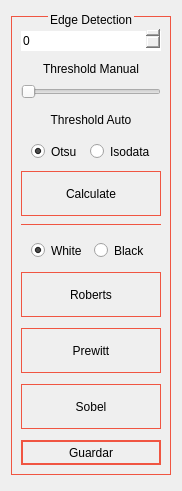
            <widget class="QWidget" name="page_2">
             <property name="geometry">
              <rect>
               <x>0</x>
               <y>0</y>
               <width>182</width>
               <height>491</height>
              </rect>
             </property>
             <attribute name="label">
              <string>High pass</string>
             </attribute>
             <layout class="QVBoxLayout" name="verticalLayout_11">
              <item>
               <widget class="QGroupBox" name="groupBox">
                <property name="styleSheet">
                 <string notr="true">border: 1px solid #F05542;margin-top:5px</string>
                </property>
                <property name="title">
                 <string>Edge Detection</string>
                </property>
                <property name="alignment">
                 <set>Qt::AlignHCenter|Qt::AlignTop</set>
                </property>
                <property name="flat">
                 <bool>false</bool>
                </property>
                <property name="checkable">
                 <bool>false</bool>
                </property>
                <layout class="QVBoxLayout" name="verticalLayout_13">
                 <property name="spacing">
                  <number>6</number>
                 </property>
                 <property name="leftMargin">
                  <number>9</number>
                 </property>
                 <property name="rightMargin">
                  <number>9</number>
                 </property>
                 <item>
                  <widget class="QSpinBox" name="threshold">
                   <property name="enabled">
                    <bool>true</bool>
                   </property>
                   <property name="minimumSize">
                    <size>
                     <width>0</width>
                     <height>25</height>
                    </size>
                   </property>
                   <property name="styleSheet">
                    <string notr="true">border:none;</string>
                   </property>
                   <property name="maximum">
                    <number>255</number>
                   </property>
                  </widget>
                 </item>
                 <item>
                  <widget class="QLabel" name="label_3">
                   <property name="styleSheet">
                    <string notr="true">border:none;</string>
                   </property>
                   <property name="text">
                    <string>Threshold Manual</string>
                   </property>
                   <property name="alignment">
                    <set>Qt::AlignCenter</set>
                   </property>
                  </widget>
                 </item>
                 <item>
                  <layout class="QHBoxLayout" name="horizontalLayout_5">
                   <property name="sizeConstraint">
                    <enum>QLayout::SetDefaultConstraint</enum>
                   </property>
                   <property name="topMargin">
                    <number>0</number>
                   </property>
                   <item>
                    <widget class="QSlider" name="horizontalSlider">
                     <property name="styleSheet">
                      <string notr="true">border:none;</string>
                     </property>
                     <property name="maximum">
                      <number>255</number>
                     </property>
                     <property name="orientation">
                      <enum>Qt::Horizontal</enum>
                     </property>
                    </widget>
                   </item>
                  </layout>
                 </item>
                 <item>
                  <widget class="QLabel" name="label_5">
                   <property name="styleSheet">
                    <string notr="true">border:none;</string>
                   </property>
                   <property name="text">
                    <string>Threshold Auto</string>
                   </property>
                   <property name="alignment">
                    <set>Qt::AlignCenter</set>
                   </property>
                  </widget>
                 </item>
                 <item>
                  <widget class="QGroupBox" name="groupBox_5">
                   <property name="styleSheet">
                    <string notr="true">border:none</string>
                   </property>
                   <property name="title">
                    <string/>
                   </property>
                   <layout class="QHBoxLayout" name="horizontalLayout_7">
                    <property name="topMargin">
                     <number>0</number>
                    </property>
                    <property name="bottomMargin">
                     <number>0</number>
                    </property>
                    <item>
                     <widget class="QRadioButton" name="radioBtnOtsu">
                      <property name="enabled">
                       <bool>true</bool>
                      </property>
                      <property name="styleSheet">
                       <string notr="true">border:none;</string>
                      </property>
                      <property name="text">
                       <string>Otsu</string>
                      </property>
                      <property name="checked">
                       <bool>true</bool>
                      </property>
                     </widget>
                    </item>
                    <item>
                     <widget class="QRadioButton" name="radioBtnIsodata">
                      <property name="styleSheet">
                       <string notr="true">border:none;</string>
                      </property>
                      <property name="text">
                       <string>Isodata</string>
                      </property>
                     </widget>
                    </item>
                   </layout>
                  </widget>
                 </item>
                 <item>
                  <widget class="QPushButton" name="btnThreshold">
                   <property name="minimumSize">
                    <size>
                     <width>0</width>
                     <height>50</height>
                    </size>
                   </property>
                   <property name="cursor">
                    <cursorShape>PointingHandCursor</cursorShape>
                   </property>
                   <property name="styleSheet">
                    <string notr="true">QPushButton
{
border: 1px solid #F05542;
}
QPushButton:hover:!pressed
{
  border: 1px solid #F6863A;
}
</string>
                   </property>
                   <property name="text">
                    <string>Calculate</string>
                   </property>
                  </widget>
                 </item>
                 <item>
                  <widget class="Line" name="line">
                   <property name="minimumSize">
                    <size>
                     <width>0</width>
                     <height>0</height>
                    </size>
                   </property>
                   <property name="lineWidth">
                    <number>1</number>
                   </property>
                   <property name="orientation">
                    <enum>Qt::Horizontal</enum>
                   </property>
                  </widget>
                 </item>
                 <item>
                  <widget class="QGroupBox" name="groupBox_4">
                   <property name="minimumSize">
                    <size>
                     <width>0</width>
                     <height>30</height>
                    </size>
                   </property>
                   <property name="styleSheet">
                    <string notr="true">border:none</string>
                   </property>
                   <property name="title">
                    <string/>
                   </property>
                   <property name="alignment">
                    <set>Qt::AlignCenter</set>
                   </property>
                   <layout class="QHBoxLayout" name="horizontalLayout_9">
                    <property name="spacing">
                     <number>6</number>
                    </property>
                    <property name="leftMargin">
                     <number>9</number>
                    </property>
                    <property name="topMargin">
                     <number>0</number>
                    </property>
                    <property name="bottomMargin">
                     <number>0</number>
                    </property>
                    <item>
                     <widget class="QRadioButton" name="white">
                      <property name="styleSheet">
                       <string notr="true">border:none;</string>
                      </property>
                      <property name="text">
                       <string>White</string>
                      </property>
                      <property name="checked">
                       <bool>true</bool>
                      </property>
                     </widget>
                    </item>
                    <item>
                     <widget class="QRadioButton" name="black">
                      <property name="styleSheet">
                       <string notr="true">border:none;</string>
                      </property>
                      <property name="text">
                       <string>Black</string>
                      </property>
                     </widget>
                    </item>
                   </layout>
                  </widget>
                 </item>
                 <item>
                  <widget class="QPushButton" name="btnRobert">
                   <property name="minimumSize">
                    <size>
                     <width>0</width>
                     <height>50</height>
                    </size>
                   </property>
                   <property name="cursor">
                    <cursorShape>PointingHandCursor</cursorShape>
                   </property>
                   <property name="styleSheet">
                    <string notr="true">QPushButton
{
border: 1px solid #F05542;
}
QPushButton:hover:!pressed
{
  border: 1px solid #F6863A;
}
</string>
                   </property>
                   <property name="text">
                    <string>Roberts</string>
                   </property>
                   <property name="icon">
                    <iconset>
                     <normalon>:/img/roberts.ico</normalon>
                    </iconset>
                   </property>
                   <property name="iconSize">
                    <size>
                     <width>35</width>
                     <height>35</height>
                    </size>
                   </property>
                  </widget>
                 </item>
                 <item>
                  <widget class="QPushButton" name="btnPrewitt">
                   <property name="minimumSize">
                    <size>
                     <width>0</width>
                     <height>50</height>
                    </size>
                   </property>
                   <property name="cursor">
                    <cursorShape>PointingHandCursor</cursorShape>
                   </property>
                   <property name="styleSheet">
                    <string notr="true">QPushButton
{
border: 1px solid #F05542;
}
QPushButton:hover:!pressed
{
  border: 1px solid #F6863A;
}
</string>
                   </property>
                   <property name="text">
                    <string>Prewitt</string>
                   </property>
                   <property name="icon">
                    <iconset>
                     <normalon>:/img/prewitt.ico</normalon>
                    </iconset>
                   </property>
                   <property name="iconSize">
                    <size>
                     <width>35</width>
                     <height>35</height>
                    </size>
                   </property>
                  </widget>
                 </item>
                 <item>
                  <widget class="QPushButton" name="btnSobel">
                   <property name="minimumSize">
                    <size>
                     <width>0</width>
                     <height>50</height>
                    </size>
                   </property>
                   <property name="cursor">
                    <cursorShape>PointingHandCursor</cursorShape>
                   </property>
                   <property name="styleSheet">
                    <string notr="true">QPushButton
{
border: 1px solid #F05542;
}
QPushButton:hover:!pressed
{
  border: 1px solid #F6863A;
}
</string>
                   </property>
                   <property name="text">
                    <string>Sobel</string>
                   </property>
                   <property name="icon">
                    <iconset>
                     <normalon>:/img/sobel.ico</normalon>
                    </iconset>
                   </property>
                   <property name="iconSize">
                    <size>
                     <width>35</width>
                     <height>35</height>
                    </size>
                   </property>
                  </widget>
                 </item>
                 <item>
                  <widget class="QPushButton" name="btnEdgeDetection">
                   <property name="minimumSize">
                    <size>
                     <width>0</width>
                     <height>30</height>
                    </size>
                   </property>
                   <property name="cursor">
                    <cursorShape>PointingHandCursor</cursorShape>
                   </property>
                   <property name="styleSheet">
                    <string notr="true">QPushButton
{
border: 2px solid #F05542;
}
QPushButton:hover:!pressed
{
  border: 2px solid #F6863A;
}
</string>
                   </property>
                   <property name="text">
                    <string>Guardar</string>
                   </property>
                  </widget>
                 </item>
                </layout>
               </widget>
              </item>
              <item>
               <spacer name="verticalSpacer_2">
                <property name="orientation">
                 <enum>Qt::Vertical</enum>
                </property>
                <property name="sizeHint" stdset="0">
                 <size>
                  <width>20</width>
                  <height>40</height>
                 </size>
                </property>
               </spacer>
              </item>
             </layout>
            </widget>
